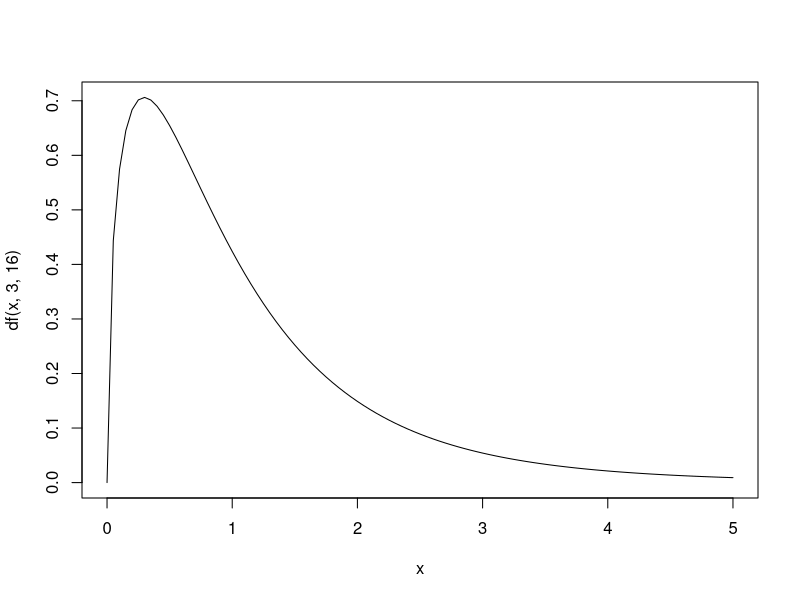

Generate this figure with R:
## ---- chunk 1
curve(df(x,3,16),0,5)
## ---- chunk 2
A <- c(15,9,18,14,18)
B <- c(13,8,8,12,7)
C <- c(10,6,11,7,12)
D <- c(10,7,3,5,7)

統計テスト2 <- c(A,B,C,D)
統計テスト2
## ---- chunk 3
指導法 <- c(rep("A",5),rep("B",5),rep("C",5),rep("D",5))
指導法2 <- factor(指導法)
指導法2
## ---- chunk 4
oneway.test(統計テスト2 ~ 指導法2, var.equal=TRUE)
## ---- chunk 5
summary(aov(統計テスト2 ~ 指導法2))
## ---- chunk 6
anova(lm(統計テスト2 ~ 指導法2))
